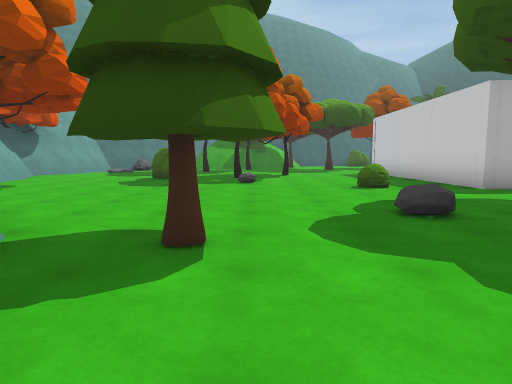
View 1 (above)

20 first-person views from a walk through a 3-D level made in the Unity game engine. The camera is 1.3 m above the floor, tilts 6° down and sees 75° across. The floor is counted in squares, 2 m on a side. Each view is taken from the middle of a square. On the plan, view 1 faces up. The plan holds only what a view shows up to about 10 squares ahead; the rest is blank. The place goes on beyond the plan. The player is left out. Door leaves are left out, so doorways stand open.

View 2
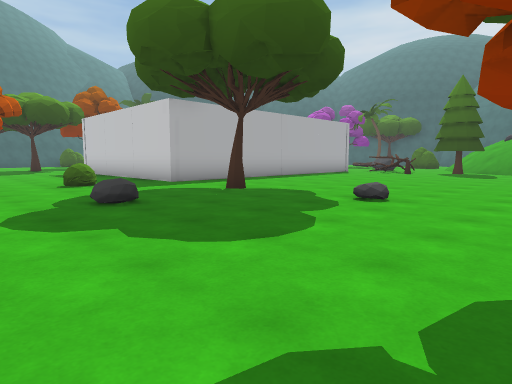

View 3
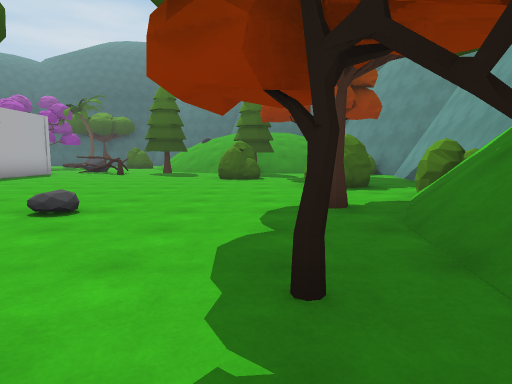

View 4
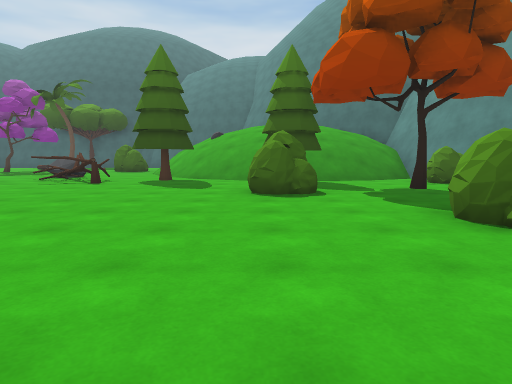

View 5
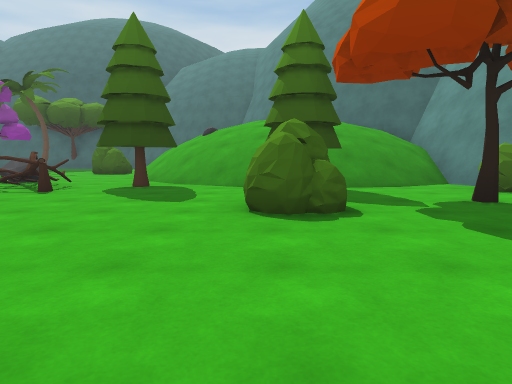

View 6
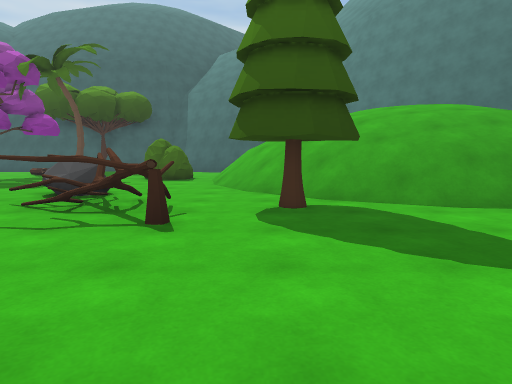

View 7
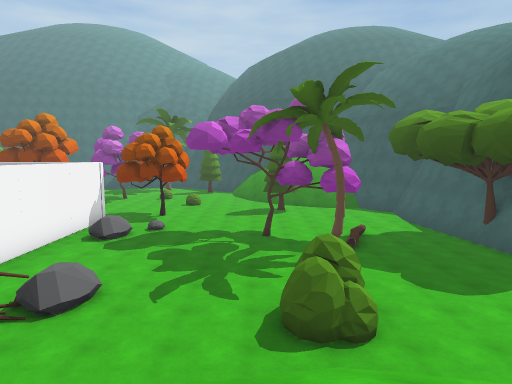

View 8
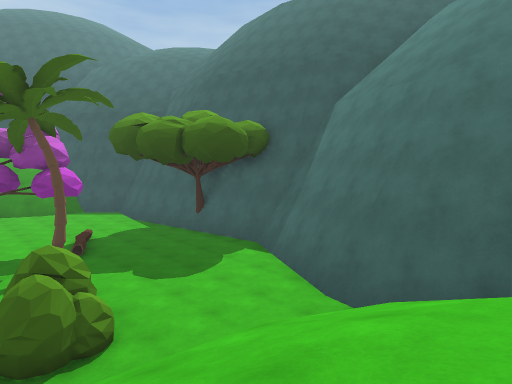

View 9
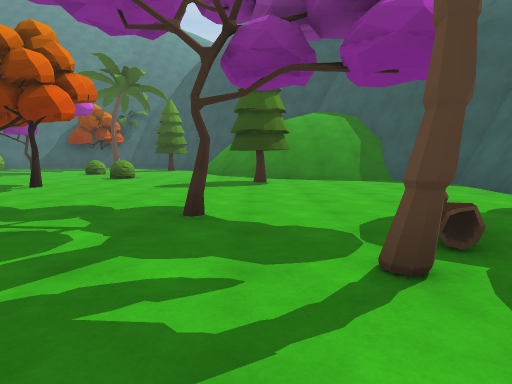

View 10
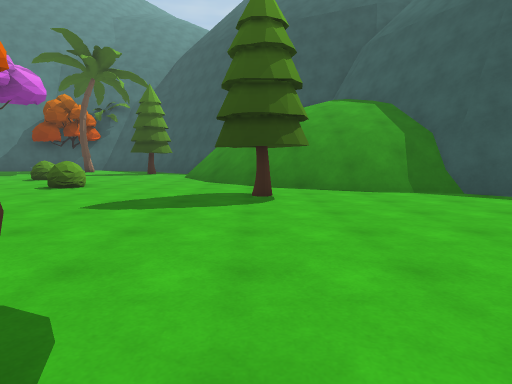

View 11
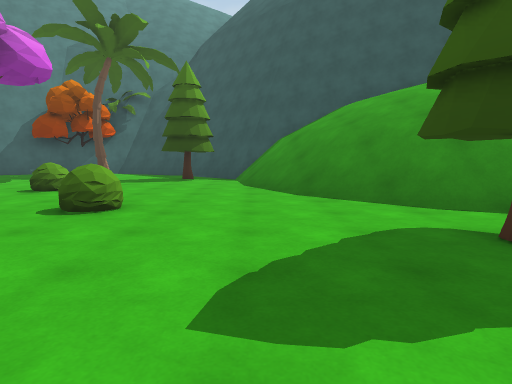

View 12
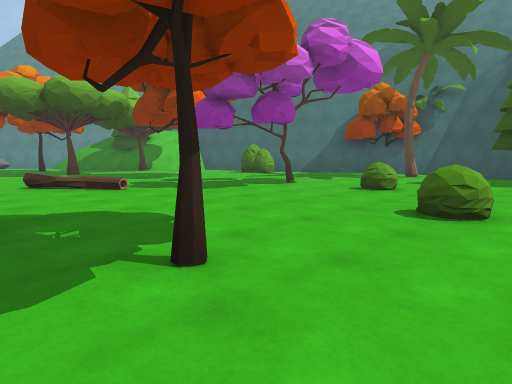

View 13
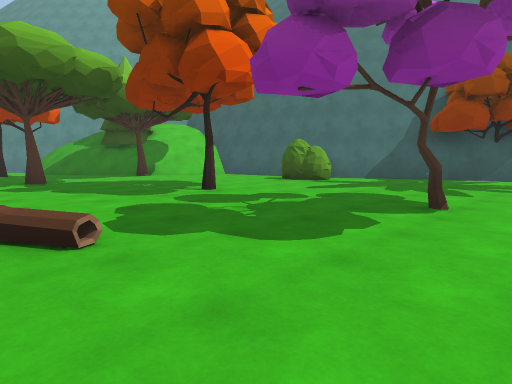

View 14
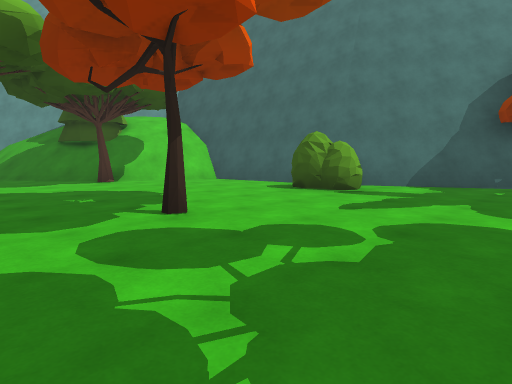

View 15
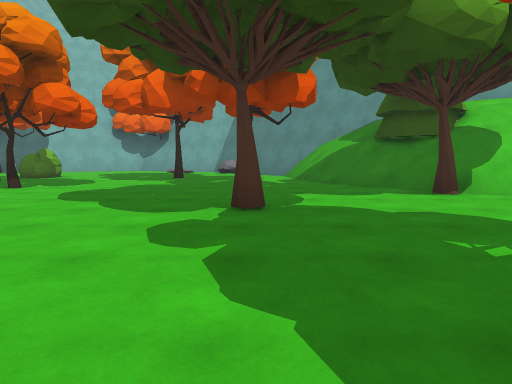

View 16
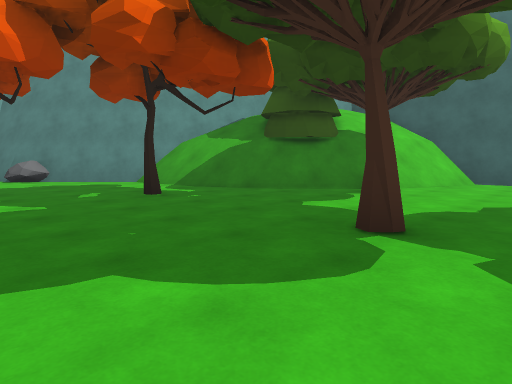

View 17
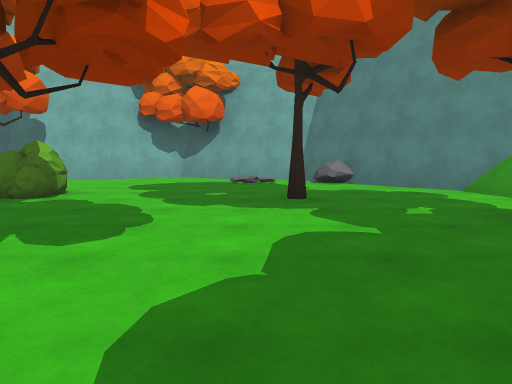

View 18
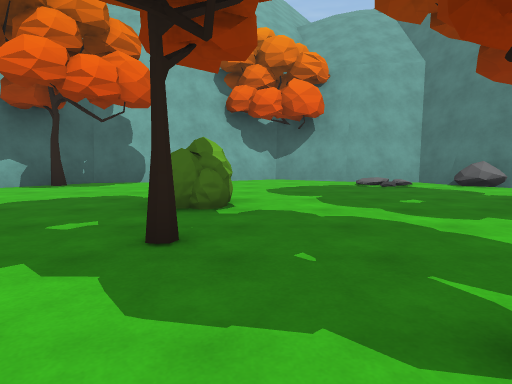

View 19
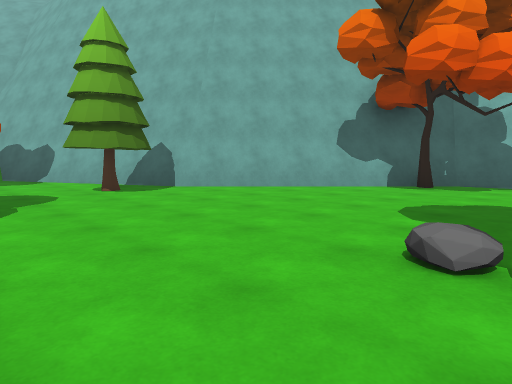

View 20
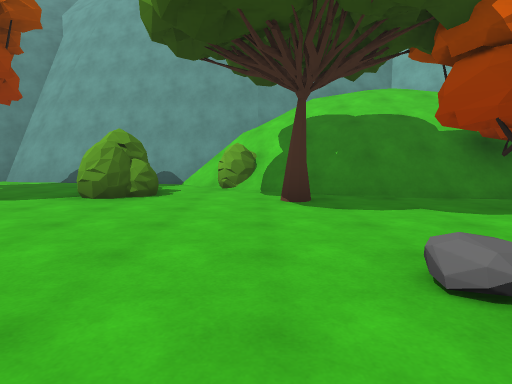

### Floor plan
Key: @ floor where view 1 was taken; # wall or solid block; . floor; / step, stairs or slope; = window, fence, low wall or low ledge; O other object.
Columns run from 8 left of view 1 to 26 right of it. Each row starts with its distance up from view 1.
 26                  ####
 25                ###...  #
 24        #########.....O .
 23        #////...O........O######
 22         O///............O.////##
 21      ##OO//.............../////
 20     ##=OO/O...........=...//////#
 19     ##///.......O...O....../////#
 18    ##//..................../////#
 17   ##/...O...O...........O...////#
 16  ##O........................OO//##
 15  #....O..........O..........O....#
 14  #............ ........O.........#
 13 ##..........          ...........#
 12 #........O.             .........#
 11 #..........          #OO...O.....##
 10 ##...OOO.....        #.O.........O#
  9  #...........         .......OO..##
  8  #...........         ............#
  7  #O.......OO.O #      ............#
  6  ##.............  .. ..OO...O....##
  5   ##..................O.....O....#
  4    ##.....O..O.......OO...////..##
  3     ##.OO.............../////// #
  2      ##OO.............O//// /// #
  1       #................////////
  0       ##@..........OO.O////
 -1        #...O.......OOOO////
 -2        ## O..O..O...../////
 -3         #/O///..OO..O.////  #
 -4         # ////O/......./// ##
 -5           //////##...OO###
 -6          #///########### #
 -7          #####

Positions as (right, up) in squares from view 1, and headings:
1: (0, 0), facing up
2: (0, -1), facing up-right
3: (1, -1), facing right
4: (5, 0), facing right
5: (7, 0), facing right
6: (10, 3), facing right
7: (19, 1), facing up
8: (19, 1), facing up-right
9: (20, 7), facing up
10: (20, 10), facing up
11: (18, 13), facing up
12: (17, 13), facing up-left
13: (13, 15), facing up-left
14: (11, 17), facing up-left
15: (8, 17), facing left
16: (5, 14), facing up-left
17: (3, 14), facing left
18: (2, 11), facing left
19: (2, 9), facing down-left
20: (6, 3), facing down
